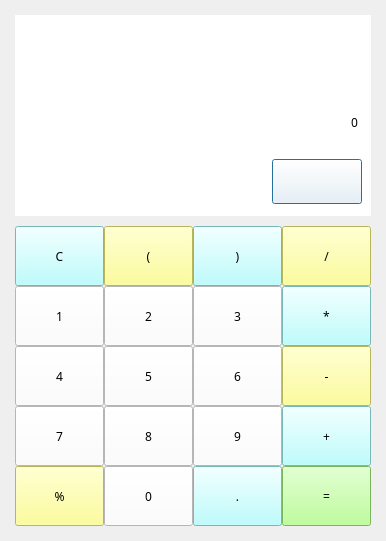
<?xml version="1.0" encoding="UTF-8"?>
<ui version="4.0">
 <class>Dialog</class>
 <widget class="QDialog" name="Dialog">
  <property name="geometry">
   <rect>
    <x>0</x>
    <y>0</y>
    <width>386</width>
    <height>541</height>
   </rect>
  </property>
  <property name="minimumSize">
   <size>
    <width>386</width>
    <height>541</height>
   </size>
  </property>
  <property name="maximumSize">
   <size>
    <width>386</width>
    <height>541</height>
   </size>
  </property>
  <property name="font">
   <font>
    <family>HY헤드라인M</family>
   </font>
  </property>
  <property name="mouseTracking">
   <bool>false</bool>
  </property>
  <property name="windowTitle">
   <string>Dialog</string>
  </property>
  <property name="windowIcon">
   <iconset>
    <normaloff>55.ico</normaloff>55.ico</iconset>
  </property>
  <layout class="QGridLayout" name="gridLayout_3">
   <property name="leftMargin">
    <number>15</number>
   </property>
   <property name="topMargin">
    <number>15</number>
   </property>
   <property name="rightMargin">
    <number>15</number>
   </property>
   <property name="bottomMargin">
    <number>15</number>
   </property>
   <property name="spacing">
    <number>10</number>
   </property>
   <item row="0" column="0">
    <widget class="QWidget" name="widget" native="true">
     <property name="styleSheet">
      <string notr="true">background-color: rgb(255, 255, 255);</string>
     </property>
     <layout class="QGridLayout" name="gridLayout_2">
      <item row="0" column="0" colspan="2">
       <widget class="QLineEdit" name="q_lineEdit">
        <property name="minimumSize">
         <size>
          <width>40</width>
          <height>60</height>
         </size>
        </property>
        <property name="mouseTracking">
         <bool>false</bool>
        </property>
        <property name="styleSheet">
         <string notr="true">font: 14pt &quot;휴먼둥근헤드라인&quot;;</string>
        </property>
        <property name="text">
         <string/>
        </property>
        <property name="frame">
         <bool>false</bool>
        </property>
        <property name="alignment">
         <set>Qt::AlignRight|Qt::AlignTrailing|Qt::AlignVCenter</set>
        </property>
       </widget>
      </item>
      <item row="1" column="0" colspan="2">
       <widget class="QLineEdit" name="a_lineEdit">
        <property name="minimumSize">
         <size>
          <width>0</width>
          <height>60</height>
         </size>
        </property>
        <property name="styleSheet">
         <string notr="true">font: 20pt &quot;휴먼둥근헤드라인&quot;;</string>
        </property>
        <property name="text">
         <string>0</string>
        </property>
        <property name="frame">
         <bool>false</bool>
        </property>
        <property name="alignment">
         <set>Qt::AlignRight|Qt::AlignTrailing|Qt::AlignVCenter</set>
        </property>
       </widget>
      </item>
      <item row="2" column="0">
       <spacer name="horizontalSpacer">
        <property name="orientation">
         <enum>Qt::Horizontal</enum>
        </property>
        <property name="sizeHint" stdset="0">
         <size>
          <width>40</width>
          <height>20</height>
         </size>
        </property>
       </spacer>
      </item>
      <item row="2" column="1">
       <widget class="QPushButton" name="del_pushButton">
        <property name="enabled">
         <bool>true</bool>
        </property>
        <property name="minimumSize">
         <size>
          <width>90</width>
          <height>45</height>
         </size>
        </property>
        <property name="text">
         <string/>
        </property>
       </widget>
      </item>
     </layout>
    </widget>
   </item>
   <item row="1" column="0">
    <layout class="QGridLayout" name="gridLayout">
     <property name="leftMargin">
      <number>0</number>
     </property>
     <property name="topMargin">
      <number>0</number>
     </property>
     <property name="spacing">
      <number>0</number>
     </property>
     <item row="0" column="1">
      <widget class="QPushButton" name="p_open_pushButton">
       <property name="minimumSize">
        <size>
         <width>40</width>
         <height>60</height>
        </size>
       </property>
       <property name="styleSheet">
        <string notr="true">background-color: rgb(255, 255, 127);
font: 16pt &quot;휴먼둥근헤드라인&quot;;</string>
       </property>
       <property name="text">
        <string>(</string>
       </property>
      </widget>
     </item>
     <item row="0" column="0">
      <widget class="QPushButton" name="reset_pushButton">
       <property name="minimumSize">
        <size>
         <width>40</width>
         <height>60</height>
        </size>
       </property>
       <property name="styleSheet">
        <string notr="true">background-color: rgb(170, 255, 255);
font: 16pt &quot;휴먼둥근헤드라인&quot;;</string>
       </property>
       <property name="text">
        <string>C</string>
       </property>
      </widget>
     </item>
     <item row="4" column="3">
      <widget class="QPushButton" name="result_pushButton">
       <property name="minimumSize">
        <size>
         <width>40</width>
         <height>60</height>
        </size>
       </property>
       <property name="styleSheet">
        <string notr="true">
background-color: rgb(170, 255, 127);
font: 16pt &quot;휴먼둥근헤드라인&quot;;</string>
       </property>
       <property name="text">
        <string>=</string>
       </property>
      </widget>
     </item>
     <item row="4" column="1">
      <widget class="QPushButton" name="num_pushButton_0">
       <property name="minimumSize">
        <size>
         <width>40</width>
         <height>60</height>
        </size>
       </property>
       <property name="styleSheet">
        <string notr="true">background-color: rgb(255, 255, 255);
font: 16pt &quot;휴먼둥근헤드라인&quot;;</string>
       </property>
       <property name="text">
        <string>0</string>
       </property>
      </widget>
     </item>
     <item row="4" column="2">
      <widget class="QPushButton" name="dot_pushButton">
       <property name="minimumSize">
        <size>
         <width>40</width>
         <height>60</height>
        </size>
       </property>
       <property name="styleSheet">
        <string notr="true">background-color: rgb(170, 255, 255);
font: 16pt &quot;휴먼둥근헤드라인&quot;;</string>
       </property>
       <property name="text">
        <string>.</string>
       </property>
      </widget>
     </item>
     <item row="3" column="3">
      <widget class="QPushButton" name="sign_pushButton_4">
       <property name="minimumSize">
        <size>
         <width>40</width>
         <height>60</height>
        </size>
       </property>
       <property name="styleSheet">
        <string notr="true">background-color: rgb(170, 255, 255);
font: 16pt &quot;휴먼둥근헤드라인&quot;;</string>
       </property>
       <property name="text">
        <string>+</string>
       </property>
      </widget>
     </item>
     <item row="3" column="1">
      <widget class="QPushButton" name="num_pushButton_8">
       <property name="minimumSize">
        <size>
         <width>40</width>
         <height>60</height>
        </size>
       </property>
       <property name="styleSheet">
        <string notr="true">background-color: rgb(255, 255, 255);
font: 16pt &quot;휴먼둥근헤드라인&quot;;</string>
       </property>
       <property name="text">
        <string>8</string>
       </property>
      </widget>
     </item>
     <item row="0" column="3">
      <widget class="QPushButton" name="sign_pushButton_1">
       <property name="minimumSize">
        <size>
         <width>40</width>
         <height>60</height>
        </size>
       </property>
       <property name="styleSheet">
        <string notr="true">background-color: rgb(255, 255, 127);
font: 16pt &quot;휴먼둥근헤드라인&quot;;</string>
       </property>
       <property name="text">
        <string>/</string>
       </property>
      </widget>
     </item>
     <item row="2" column="2">
      <widget class="QPushButton" name="num_pushButton_6">
       <property name="minimumSize">
        <size>
         <width>40</width>
         <height>60</height>
        </size>
       </property>
       <property name="styleSheet">
        <string notr="true">background-color: rgb(255, 255, 255);
font: 16pt &quot;휴먼둥근헤드라인&quot;;</string>
       </property>
       <property name="text">
        <string>6</string>
       </property>
      </widget>
     </item>
     <item row="1" column="0">
      <widget class="QPushButton" name="num_pushButton_1">
       <property name="minimumSize">
        <size>
         <width>40</width>
         <height>60</height>
        </size>
       </property>
       <property name="styleSheet">
        <string notr="true">background-color: rgb(255, 255, 255);
font: 16pt &quot;휴먼둥근헤드라인&quot;;</string>
       </property>
       <property name="text">
        <string>1</string>
       </property>
      </widget>
     </item>
     <item row="2" column="1">
      <widget class="QPushButton" name="num_pushButton_5">
       <property name="minimumSize">
        <size>
         <width>40</width>
         <height>60</height>
        </size>
       </property>
       <property name="styleSheet">
        <string notr="true">background-color: rgb(255, 255, 255);
font: 16pt &quot;휴먼둥근헤드라인&quot;;</string>
       </property>
       <property name="text">
        <string>5</string>
       </property>
      </widget>
     </item>
     <item row="3" column="0">
      <widget class="QPushButton" name="num_pushButton_7">
       <property name="minimumSize">
        <size>
         <width>40</width>
         <height>60</height>
        </size>
       </property>
       <property name="styleSheet">
        <string notr="true">background-color: rgb(255, 255, 255);
font: 16pt &quot;휴먼둥근헤드라인&quot;;</string>
       </property>
       <property name="text">
        <string>7</string>
       </property>
      </widget>
     </item>
     <item row="4" column="0">
      <widget class="QPushButton" name="per_pushButton">
       <property name="minimumSize">
        <size>
         <width>40</width>
         <height>60</height>
        </size>
       </property>
       <property name="styleSheet">
        <string notr="true">background-color: rgb(255, 255, 127);
font: 16pt &quot;휴먼둥근헤드라인&quot;;</string>
       </property>
       <property name="text">
        <string>%</string>
       </property>
      </widget>
     </item>
     <item row="1" column="2">
      <widget class="QPushButton" name="num_pushButton_3">
       <property name="minimumSize">
        <size>
         <width>50</width>
         <height>60</height>
        </size>
       </property>
       <property name="styleSheet">
        <string notr="true">background-color: rgb(255, 255, 255);
font: 16pt &quot;휴먼둥근헤드라인&quot;;</string>
       </property>
       <property name="text">
        <string>3</string>
       </property>
      </widget>
     </item>
     <item row="1" column="3">
      <widget class="QPushButton" name="sign_pushButton_2">
       <property name="minimumSize">
        <size>
         <width>40</width>
         <height>60</height>
        </size>
       </property>
       <property name="styleSheet">
        <string notr="true">background-color: rgb(170, 255, 255);
font: 16pt &quot;휴먼둥근헤드라인&quot;;</string>
       </property>
       <property name="text">
        <string>*</string>
       </property>
      </widget>
     </item>
     <item row="2" column="0">
      <widget class="QPushButton" name="num_pushButton_4">
       <property name="minimumSize">
        <size>
         <width>40</width>
         <height>60</height>
        </size>
       </property>
       <property name="styleSheet">
        <string notr="true">background-color: rgb(255, 255, 255);
font: 16pt &quot;휴먼둥근헤드라인&quot;;</string>
       </property>
       <property name="text">
        <string>4</string>
       </property>
      </widget>
     </item>
     <item row="3" column="2">
      <widget class="QPushButton" name="num_pushButton_9">
       <property name="minimumSize">
        <size>
         <width>40</width>
         <height>60</height>
        </size>
       </property>
       <property name="styleSheet">
        <string notr="true">background-color: rgb(255, 255, 255);
font: 16pt &quot;휴먼둥근헤드라인&quot;;</string>
       </property>
       <property name="text">
        <string>9</string>
       </property>
      </widget>
     </item>
     <item row="2" column="3">
      <widget class="QPushButton" name="sign_pushButton_3">
       <property name="minimumSize">
        <size>
         <width>40</width>
         <height>60</height>
        </size>
       </property>
       <property name="styleSheet">
        <string notr="true">background-color: rgb(255, 255, 255);
background-color: rgb(255, 255, 127);
font: 16pt &quot;휴먼둥근헤드라인&quot;;</string>
       </property>
       <property name="text">
        <string>-</string>
       </property>
      </widget>
     </item>
     <item row="0" column="2">
      <widget class="QPushButton" name="p_close_pushButton">
       <property name="minimumSize">
        <size>
         <width>40</width>
         <height>60</height>
        </size>
       </property>
       <property name="styleSheet">
        <string notr="true">background-color: rgb(170, 255, 255);
font: 16pt &quot;휴먼둥근헤드라인&quot;;</string>
       </property>
       <property name="text">
        <string>)</string>
       </property>
      </widget>
     </item>
     <item row="1" column="1">
      <widget class="QPushButton" name="num_pushButton_2">
       <property name="minimumSize">
        <size>
         <width>40</width>
         <height>60</height>
        </size>
       </property>
       <property name="styleSheet">
        <string notr="true">background-color: rgb(255, 255, 255);
font: 16pt &quot;휴먼둥근헤드라인&quot;;</string>
       </property>
       <property name="text">
        <string>2</string>
       </property>
      </widget>
     </item>
    </layout>
   </item>
  </layout>
 </widget>
 <resources/>
 <connections/>
</ui>
